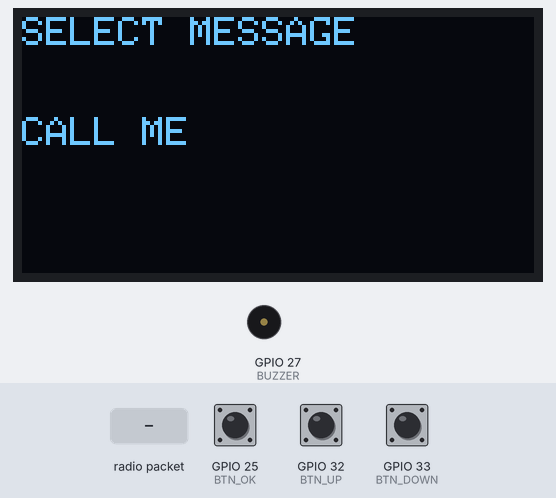
Bench run of a sketch on a simulated ESP32. Parts: 128×64 one-colour display, buzzer (waves = sounding, pin HIGH). Inputs (shaded band) come from the test bench; at power-on: GPIO 32 (BTN_UP) HIGH, GPIO 25 (BTN_OK) HIGH, GPIO 33 (BTN_DOWN) HIGH. No radio packets arrive unless stated.

Above: at 3.2 s.
3.3 s: GPIO 32 (BTN_UP) pulled LOW for 3.2 s
At 7.2 s:
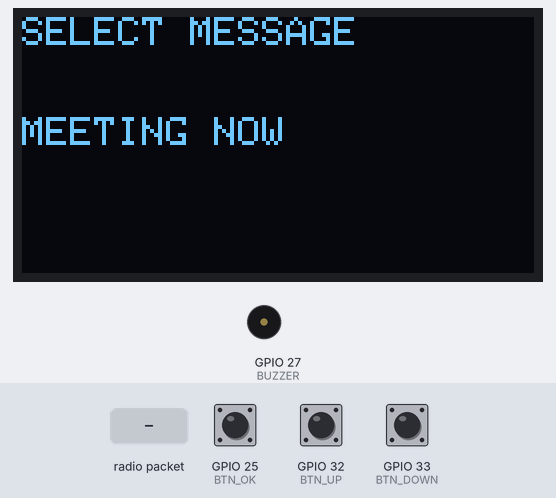
8.0 s: GPIO 25 (BTN_OK) pulled LOW for 3.2 s
At 8.4 s:
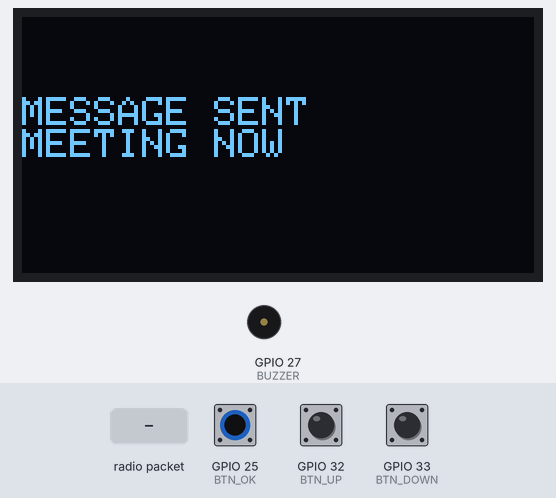
13.8 s: radio packet "1" arrives
At 15.2 s:
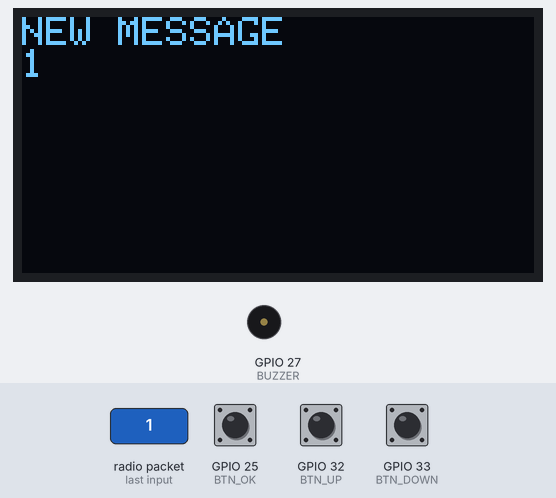
16.8 s: radio packet "0" arrives
At 18.3 s:
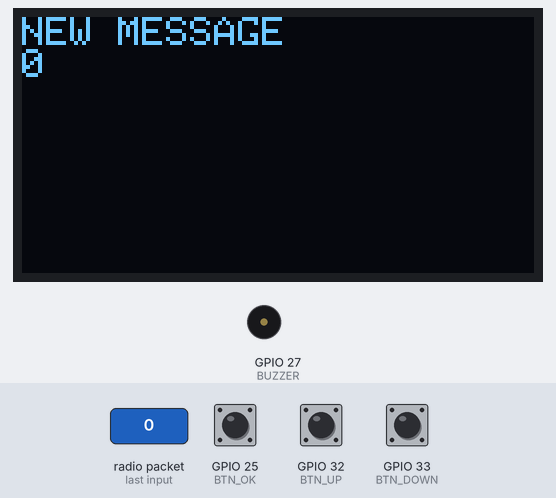
19.8 s: GPIO 25 (BTN_OK) pulled LOW for 1 s
At 21.4 s:
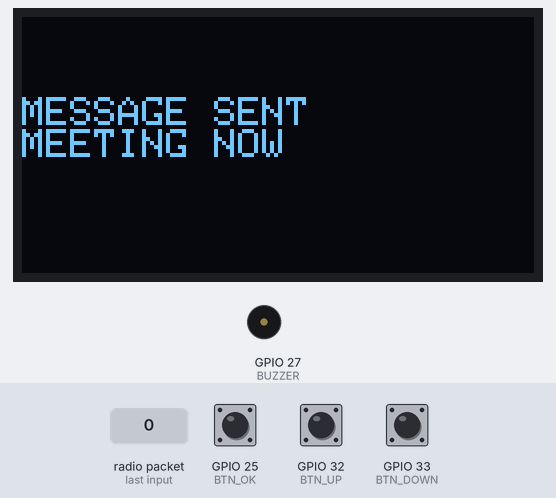
23.7 s: GPIO 25 (BTN_OK) pulled LOW for 0.15 s
At 26.5 s:
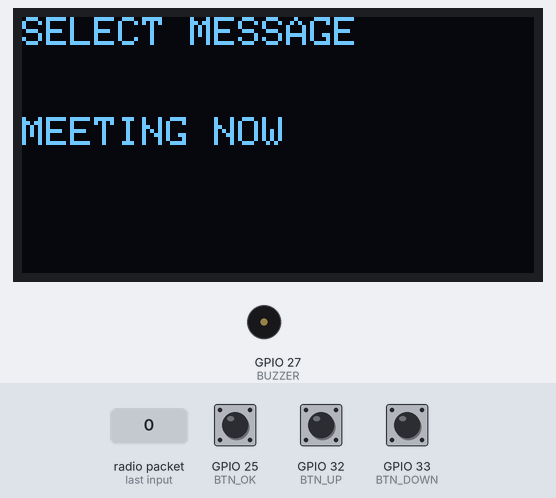
Timing chart, 0 to 27.8 s (numbered marks = the images above; inputs shaded):
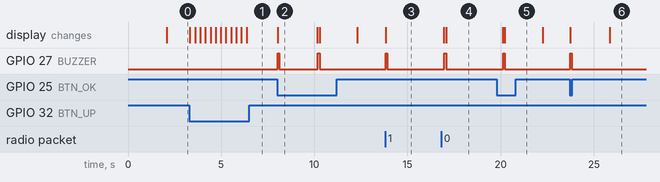

Measured:
- after the input at 3.3 s, the display: first changes at once (image 1 shows a later state)
- after the input at 8.0 s, GPIO 27 (BUZZER): alternates HIGH for 0.10 s and LOW for 2.1 s, 4 changes in all, then stays LOW, starting at once; the display: changes at once (image 2)
- after the input at 13.8 s, GPIO 27 (BUZZER): LOW → HIGH at once, → LOW 0.10 s later; the display: changes at once (image 3)
- after the input at 16.8 s, GPIO 27 (BUZZER): LOW → HIGH after 0.18 s, → LOW 0.10 s later; the display: first differs from a run without the input after 0.28 s (image 4)
- after the input at 19.8 s, GPIO 27 (BUZZER): LOW → HIGH after 0.33 s, → LOW 0.10 s later; the display: first differs from a run without the input after 0.43 s (image 5)
- after the input at 23.7 s, GPIO 27 (BUZZER): LOW → HIGH at once, → LOW 0.10 s later; the display: first changes at once (image 6 shows a later state)
- what the display in image 2 shows lasts 2.2 s, from 8.0 s to 10.2 s

The sketch:

esp32pager.ino
```cpp
#include <SPI.h>
#include <RF24.h>
#include <Wire.h>
#include <Adafruit_GFX.h>
#include <Adafruit_SSD1306.h>

#define SCREEN_WIDTH 128
#define SCREEN_HEIGHT 64

Adafruit_SSD1306 display(SCREEN_WIDTH, SCREEN_HEIGHT, &Wire, -1);

// nRF24
RF24 radio(4,5);   // CE, CSN
const byte address[6] = "PAGER";

// Buttons
#define BTN_UP 32
#define BTN_DOWN 33
#define BTN_OK 25

// Buzzer
#define BUZZER 27

// Preset Messages
String presetMessages[] = {
"CALL ME",
"HELLO",
"WHERE ARE YOU",
"MEETING NOW",
"HELP",
"OK",
"COME HERE",
"BUSY",
"GOOD NIGHT"
};

int messageCount = 9;
int currentMessage = 0;

void beep(){
digitalWrite(BUZZER,HIGH);
delay(100);
digitalWrite(BUZZER,LOW);
}

void showMessage(){

display.clearDisplay();
display.setTextSize(1);
display.setTextColor(SSD1306_WHITE);

display.setCursor(0,0);
display.println("SELECT MESSAGE");

display.setCursor(0,25);
display.println(presetMessages[currentMessage]);

display.display();

}

void setup(){

Serial.begin(115200);

pinMode(BTN_UP,INPUT_PULLUP);
pinMode(BTN_DOWN,INPUT_PULLUP);
pinMode(BTN_OK,INPUT_PULLUP);

pinMode(BUZZER,OUTPUT);

Wire.begin(21,22);

display.begin(SSD1306_SWITCHCAPVCC,0x3C);
display.clearDisplay();

display.setCursor(0,10);
display.println("ESP32 PAGER");
display.println("Starting...");
display.display();

delay(2000);

// Start Radio
radio.begin();
radio.openWritingPipe(address);
radio.openReadingPipe(0,address);
radio.setPALevel(RF24_PA_LOW);
radio.startListening();

showMessage();

}

void loop(){

// RECEIVE MESSAGE
if(radio.available()){

char text[32] = "";
radio.read(&text,sizeof(text));

display.clearDisplay();
display.setCursor(0,0);
display.println("NEW MESSAGE");
display.println(text);
display.display();

beep();

delay(3000);

showMessage();
}

// BUTTON UP
if(digitalRead(BTN_UP)==LOW){

currentMessage++;

if(currentMessage>=messageCount)
currentMessage=0;

showMessage();
delay(250);

}

// BUTTON DOWN
if(digitalRead(BTN_DOWN)==LOW){

currentMessage--;

if(currentMessage<0)
currentMessage=messageCount-1;

showMessage();
delay(250);

}

// SEND MESSAGE
if(digitalRead(BTN_OK)==LOW){

radio.stopListening();

char text[32];
presetMessages[currentMessage].toCharArray(text,32);

radio.write(&text,sizeof(text));

radio.startListening();

display.clearDisplay();
display.setCursor(0,20);
display.println("MESSAGE SENT");
display.println(text);
display.display();

beep();

delay(2000);

showMessage();

}

}
```
